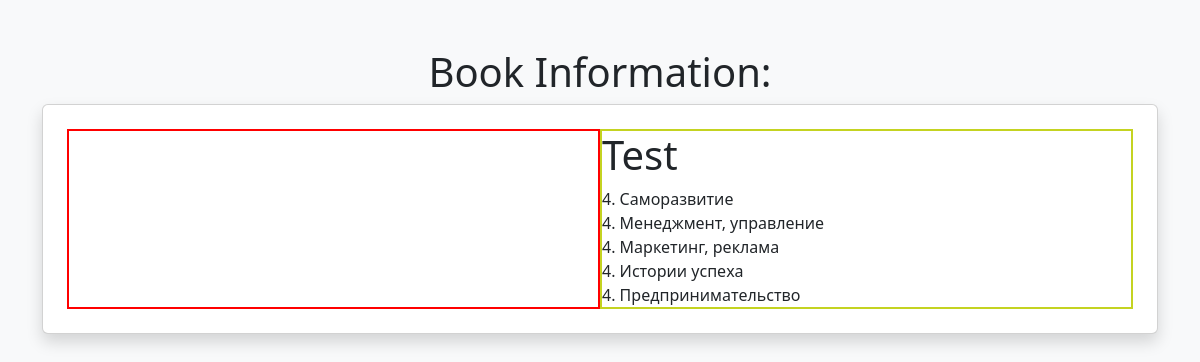
/common/4, run on the app's committed database.
### app.py (models this page shows, shortened)
class Subgenre(db.Model):
    __tablename__ = 'subgenre'
    name_subgenre_id = db.Column(db.Integer, primary_key=True, nullable=True)
    name_subgenre = db.Column(db.String(120), nullable=False)
    genre_id = db.Column(db.Integer, nullable=True)

### app.py (the view)
@app.route('/common/<int:id>')
def common_subgenre(id):
    subgenres = Subgenre.query.filter_by(genre_id=id)
    return render_template('common.html', subgenres=subgenres)

### templates/common.html (shortened to what this page needs)
{%extends 'base.html'%}
{%block content_1%}
<h1>Test</h1>
{%for row in subgenres%}
<div>
    {{row.genre_id}}. {{row.name_subgenre}}
</div>
{%endfor%}
{%endblock%}

### data on the page
Subgenre: genre_id "4", name_subgenre "Саморазвитие"
Subgenre: genre_id "4", name_subgenre "Менеджмент, управление"
Subgenre: genre_id "4", name_subgenre "Маркетинг, реклама"
Subgenre: genre_id "4", name_subgenre "Истории успеха"
Subgenre: genre_id "4", name_subgenre "Предпринимательство"
